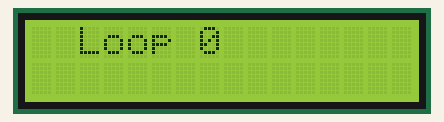
Simulated run of this sketch. Board: Arduino Uno, built with avr-gcc and run on an emulated ATmega328P. Shown: 16×2 character LCD.

Above: at 0.1 s.
At 1.1 s:
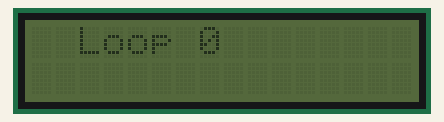
At 3.1 s:
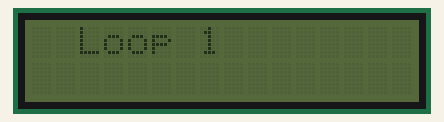
At 5.1 s:
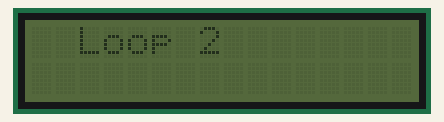
At 7.2 s:
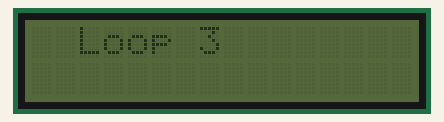
At 9.2 s:
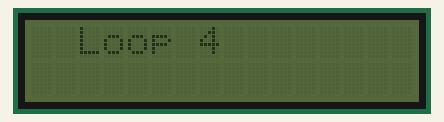

The sketch:

i2c_lcd_display.ino
```cpp
#include <LiquidCrystal_I2C.h>
/*
Nice tutorial here
https://lastminuteengineers.com/esp8266-i2c-lcd-tutorial/
*/
LiquidCrystal_I2C lcd(0x27,16,2);  // set the LCD address to 0x27 (the other is 0x3F but not my board) for a 16 chars and 2 line display

void setup() {
  lcd.init();
  lcd.clear();
  lcd.noBacklight();      // Make sure backlight is off
}

void loop() {
  char text[20];
  for(int x=0; x< 5; x++) {
    lcd.backlight();
    lcd.setCursor(2,0);
    sprintf(text, "Loop %d", x);
    lcd.print(text);
    delay(1000);
    lcd.noBacklight();
    delay(1000);
  }
}
```

Measured:
- by itself, everything shown: repeats every 10.0 s, in 10 steps
- what the display in image 1 shows lasts 1.0 s, from 1.1 s to 2.1 s
